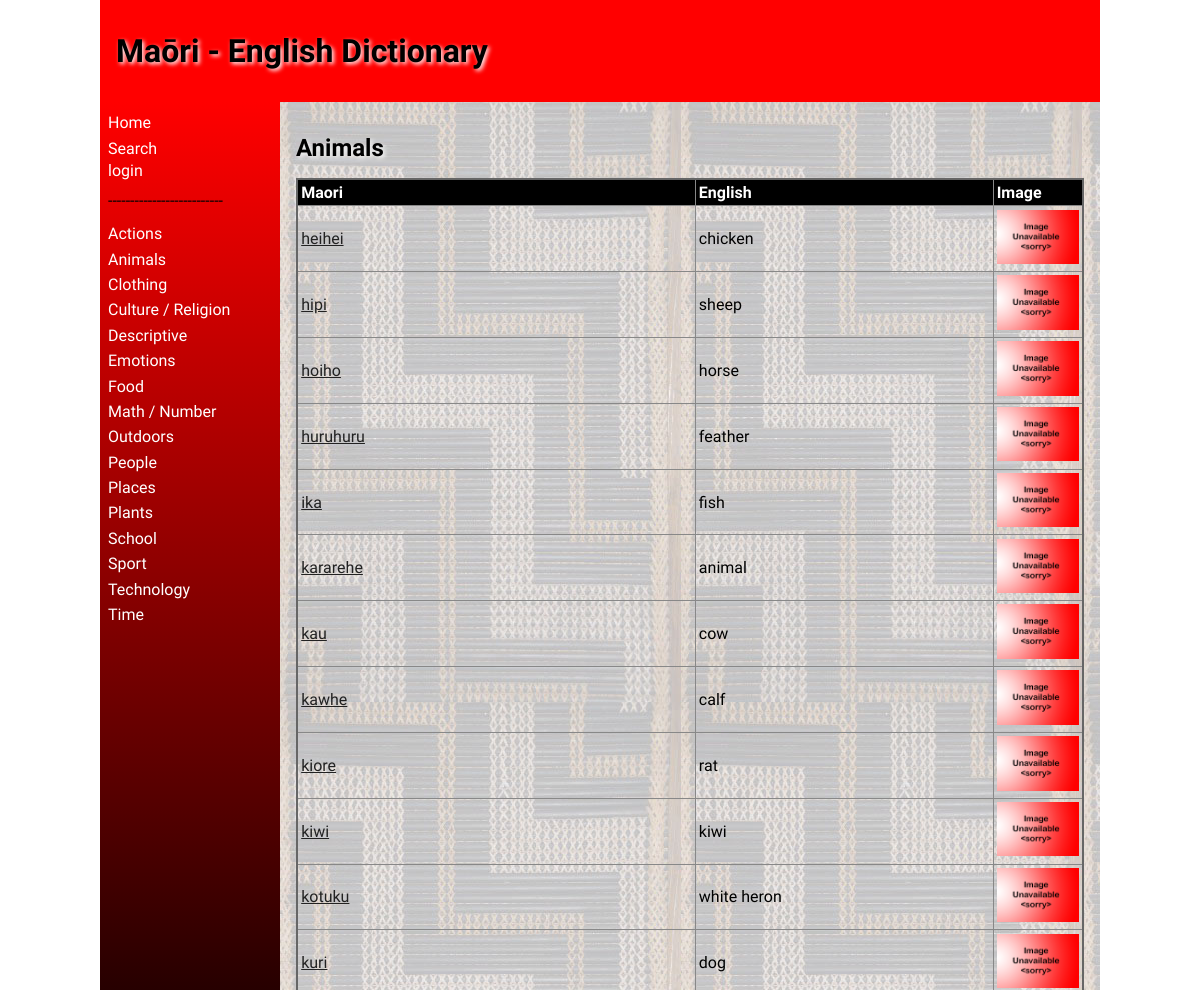
Page /category/2 (upper part) on the earlier database version.
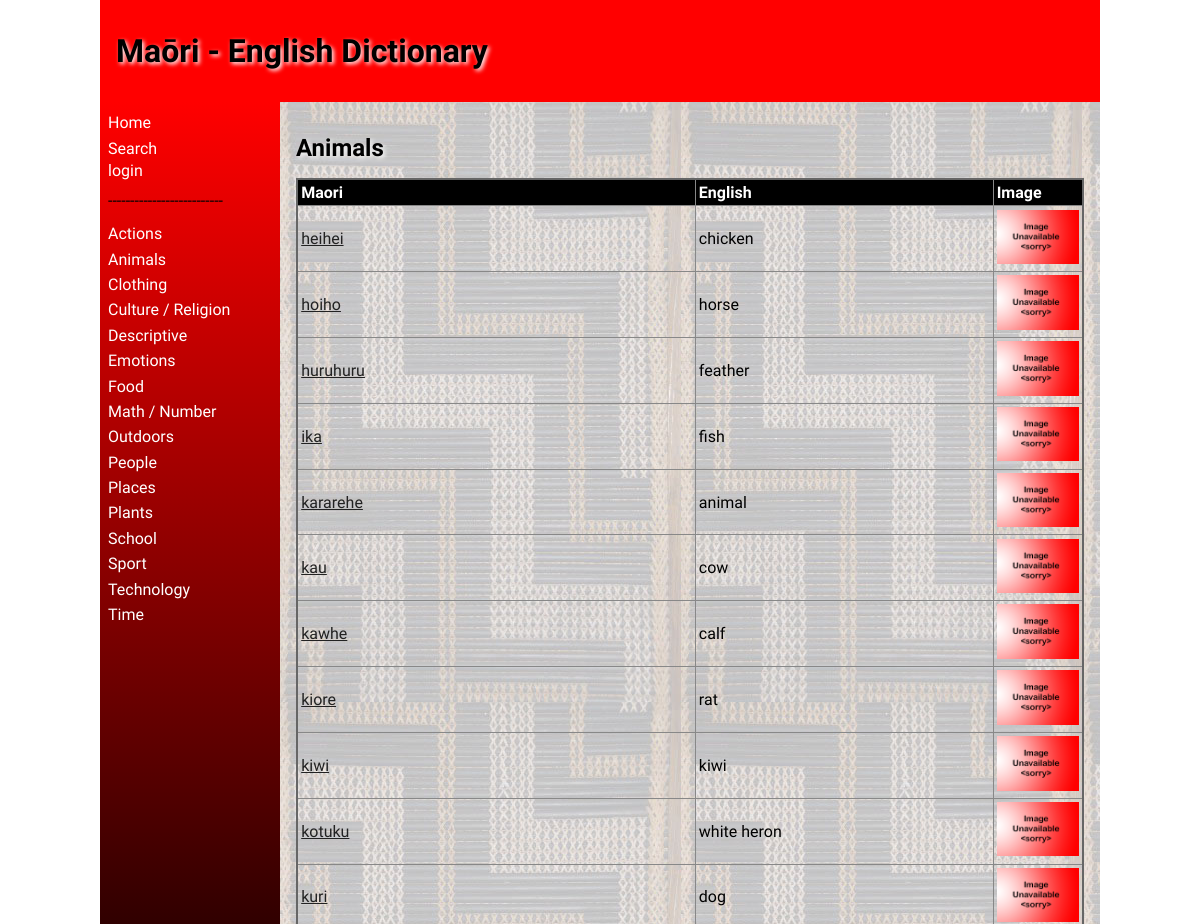
Same page on the later database version.
### tables this page shows
CREATE TABLE "category"
(
    id            integer
        primary key autoincrement,
    category_name varchar(30)
);

CREATE TABLE "dictionary"
(
    id          integer
        primary key autoincrement,
    maori       varchar(30),
    english     varchar(30),
    description varchar(1000),
    level       integer,
    category_id integer
        references category
            on delete cascade,
    user_id     integer
        references user_details
            on delete set null,
    date_added  datetime
);

### app.py (the view)
@app.route('/category/<id>', methods=["POST", "GET"])
def render_category(id):
    if request.method == "POST":
        print(request.form)
        maori = request.form.get("maori").strip()
        english = request.form.get("english").strip()
        description = request.form.get("description").strip()
        level = request.form.get("level")
        email = session.get('email')
        con = create_connection(DATABASE)
        cur = con.cursor()
        query = "SELECT id FROM dictionary WHERE maori = ?"
        cur.execute(query, (maori,))
        maori_id = cur.fetchall()
        print(f"line 360 maori_id = {maori_id}")
        if len(maori_id) != 0:
            con.commit()
            con.close()
            return redirect(f"/category/{id}?error=The+word+{maori}+already+exists")
        else:
            cur = con.cursor()
            sql = """INSERT INTO dictionary (maori, english, description, level, category_id, date_added, user_id)
                       VALUES (?, ?, ?, ?, ?, date(), (SELECT id FROM user_details WHERE email = ?))"""
            try:
                cur.execute(sql, (maori, english, description, level, id, email,))
            except sqlite3.IntegrityError:
                redirect('/?error=Email+is+already+used')
            con.commit()
            con.close()
            return redirect(f'/category/{id}')
    else:
        con = create_connection(DATABASE)
        cur = con.cursor()
        query = """SELECT c.category_name, d.maori, d.english, d.id, c.id
                   FROM category c
                   LEFT JOIN dictionary d on c.id = d.category_id
                   WHERE c.id = ?"""
        cur.execute(query, (id,))
        category_words = cur.fetchall()
        print(category_words)
        con.close()
        if category_words[0][3] is None:
            category_words_parm = []
        category_words_parm = category_words
        image_names = get_image_filenames(category_words_parm)
        print (f"Line 381 : image_names = {image_names}")
        error = request.args.get('error')
        if error == None:
            error = ""
        return render_template("category.html", category_words=category_words_parm, logged_in=is_logged_in(),
                               image_names=image_names, error=error,
                               category_list=render_category_list(), allow_edit=allow_edit())

### app.py (called while the page is built, shortened)
def create_connection(db_file):
    try:
        connection = sqlite3.connect(db_file)
        connection.execute('pragma foreign_keys=ON')
        return connection
    except Error as e:
        print(e)
    return None

def render_category_list():
    con = create_connection(DATABASE)
    cur = con.cursor()
    query = "SELECT * FROM category"
    cur.execute(query)
    category_list = cur.fetchall()
    con.close()
    return category_list

def get_image_filename(english_name):
    path_file = f"static\\images\\{english_name}.*"
    print(path_file)
    listing = glob.glob(path_file)
    for filename in listing:
        print(filename)
        return os.path.basename(filename)
    return "noimage.png"

def get_image_filenames(words):
    image_names = []
    for word in words:
        image_names.append(get_image_filename(word[2]))
    return image_names

def is_logged_in():
    if session.get('email') is None:
        print("not logged in")
        return False
    else:
        print("logged in")
        return True

def allow_edit():
    if not is_logged_in():
        return False

### templates/category.html (shortened to what this page needs)
{% extends "base.html" %}
{% block main %}
    {% if logged_in and allow_edit %}
        <h2>{{ category_words[0][0] }} <strong>-</strong> <a href="\delete_category\{{ category_words[0][4] }}">Delete Category</a></h2>
    {% else %}
        <h2>{{ category_words[0][0] }}</h2>
    {% endif %}
    <table class="table">
        <thead>
            <tr>
                <th><strong>Maori</strong></th>
                <th><strong>English</strong></th>
                <th><strong>Image</strong></th>
            </tr>
        </thead>
        <tbody>
            {% for word in category_words %}
                <tr>
                    {% if word[1] != None %}
                        <td><a href="\word\{{ word[3] }}">{{ word[1] }}</a></td>
                        <td>{{ word[2] }}</td>
                        <td><img class="thumb" src= "../static/images/{{ image_names[loop.index0]}}"></td>
                    {% endif %}
                </tr>
            {% endfor %}
        </tbody>
    </table>
{% endblock %}

### templates/base.html (shortened to what this page needs)
<!doctype html>
<html lang="en">
<head>
	<link href="{{ url_for('static', filename='css/style.css') }}" rel="stylesheet">
</head>
<body>
	<div id="container">
		<header>
			<h1>{% block heading %}Maōri - English Dictionary{% endblock %}</h1>
		</header>
		<nav>
			<ul>
                <li><a href="/">Home</a></li>
				<li><a href="/search/~">Search</a></li>
				{% if logged_in %}
                    {% if allow_edit %}
					    <a href="/addcategory">Add Category</a>
                    {% endif %}
					<a href="/logout">Logout</a>
                {% else %}
                    <a href="/login">login</a>
                {% endif %}
				<li><p>--------------------------</p></li>
                {% for category in category_list %}
                    <li><a href="/category/{{ category[0] }}">{{ category[1] }}</a></li>
                {% endfor %}
			</ul>
		</nav>
		<main>
            {% block main %}{% endblock %}
        </main>
	</div>
</body>
</html>

### static/css/style.css (style rules this page uses)
* { font-family: Comfortaa, sans-serif; margin: 0; padding: 0; box-sizing: border-box; }
#container { display: grid; grid-template-columns: 75px auto; grid-template-areas: 'nav header' 'main main' 'footer footer'; }
header { grid-area: header; background-color: #f00; padding: 1rem; }
nav { grid-area: nav; }
main { grid-area: main; padding: 1rem; background-color: #edd; }
h1, h2, h3, h4 { padding: 1rem 0; font-family: 'Suez One', serif; color: #000; text-shadow: 2px 2px 4px #fff; }
p { padding: 0.5rem 0; }
a { color: #222; }
img { width: 100%; }
table { width: 100%; border: 2px solid #666; border-collapse: collapse; }
table thead { background-color: black; color: white; }
th, td { border: 1px solid #888; padding: 0.2rem; text-align: left; }
th { background-color: #000000; color: #ffffff; }
tr th:last-child { width: 90px; }
tr td:last-child { width: 90px; }
.thumb { max-width: 90px; }
@media only screen and (min-width: 768px) { #container { grid-template-columns: 180px auto; grid-template-areas: 'header header' 'nav main' 'footer footer'; } }
@media only screen and (min-width: 768px) { nav { background: linear-gradient(180deg, rgba(255,0,0,1) 0%, rgba(0, 0, 0, 1) 50%, rgba(255,0,0,1) 100%); padding: 0.5rem; } }
@media only screen and (min-width: 768px) { nav ul { list-style: none; } }
@media only screen and (min-width: 768px) { nav li { padding: 0.2rem 0; } }
@media only screen and (min-width: 768px) { nav a { color: #fff; text-decoration: none; } }
@media only screen and (min-width: 768px) { main { background-image: url('../images/poutama.jpg'); } }
@media only screen and (min-width: 1000px) { #container { width: 1000px; margin: auto; } }

Differences in the rows shown:
removed dictionary: maori "hipi", english "sheep"
